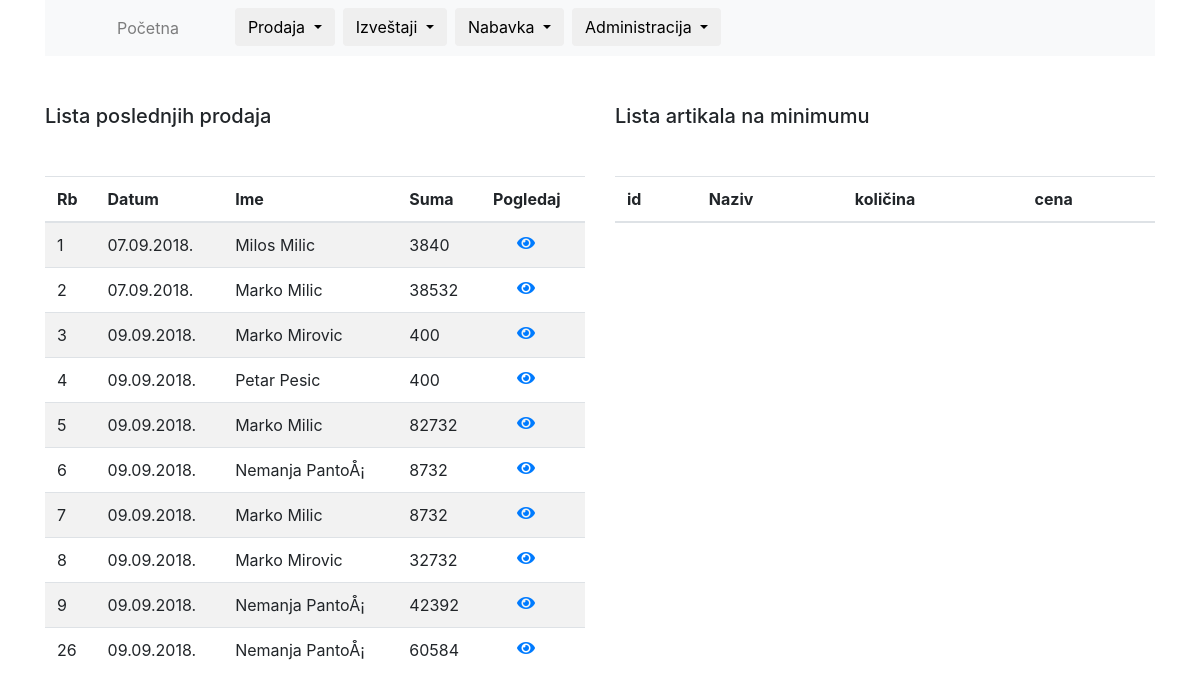
The page / (signed in) on the database its author committed.
### tables this page shows
CREATE TABLE `orders` (
  `id` int(11) NOT NULL,
  `order_date` date NOT NULL,
  `sum` int(8) NOT NULL,
  `client_id` int(6) NOT NULL,
  `for_payment` int(8) NOT NULL,
  `paid` tinyint(1) NOT NULL,
  `PDV_sum` int(11) NOT NULL,
  `method_of_payment` int(4) NOT NULL,
  `finished` tinyint(1) NOT NULL
);

CREATE TABLE `clients` (
  `id` int(11) NOT NULL,
  `name` varchar(25) NOT NULL,
  `surname` varchar(25) NOT NULL,
  `adress` varchar(50) NOT NULL,
  `city` varchar(25) NOT NULL,
  `phone` varchar(12) NOT NULL,
  `note` varchar(100) NOT NULL
);

### includes/functions.php (called while the page is built, shortened)
<?php
function getOrdersBox()
{
    global $conn;
    $sql = "SELECT orders.id, orders.order_date, clients.name, clients.surname, orders.sum, orders.client_id  FROM orders INNER JOIN clients ON orders.client_id = clients.id ORDER BY orders.id ";
    $statement = $conn->prepare($sql);
    $statement->execute();
    $statement->setFetchMode(PDO::FETCH_ASSOC);
    $orders = $statement->fetchAll();
    return $orders;
}

### home.php (the view, shortened to what this page needs)
<?php
$orders = getOrdersBox();
?>
<div class="row">
    <div class="col-6">
        <table class="table table-striped  mt-5">
            <thead>
            <h5 class="mt-5">Lista poslednjih prodaja</h5>
            <tr>
                <th>Rb</th>
                <th>Datum</th>
                <th>Ime</th>
                <th>Suma</th>
                <th>Pogledaj</th>
            </tr>
            </thead>
            <tbody>
            <?php foreach ($orders as $index => $order) : ?>
            <?php
            if ($index>9){
                break;
            }
                ?>
                <tr>
                    <td><?php echo $order["id"] ?></td>
                    <td><?php echo date("d.m.Y.", strtotime($order["order_date"])) ?></td>
                    <td><?php echo $order["name"] . " " . $order['surname'] ?></td>
                    <td><?php echo $order["sum"] ?></td>
                    <td><a href="/order/<?php echo $order['id'] ?>"><i class="fas fa-eye ml-4"></i></a></td>
                </tr>
            <?php endforeach; ?>
            </tbody>
        </table>
    </div>
    <div class="col-6">
        <table class="table table-striped  mt-5">
            <thead>
            <h5 class="mt-5">Lista artikala na minimumu</h5>
            <tr>
                <th>id</th>
                <th>Naziv</th>
                <th>količina</th>
                <th>cena</th>
            </tr>
            </thead>
        </table>
    </div>
</div>

### rows shown on the page
orders: id "1", order_date "07.09.2018.", client.name "Milos", client.surname "Milic", sum "3840"
orders: id "2", order_date "07.09.2018.", client.name "Marko", client.surname "Milic", sum "38532"
orders: id "3", order_date "09.09.2018.", client.name "Marko", client.surname "Mirovic", sum "400"
orders: id "4", order_date "09.09.2018.", client.name "Petar", client.surname "Pesic", sum "400"
orders: id "5", order_date "09.09.2018.", client.name "Marko", client.surname "Milic", sum "82732"
orders: id "6", order_date "09.09.2018.", client.name "Nemanja", client.surname "PantoÅ¡", sum "8732"
orders: id "7", order_date "09.09.2018.", client.name "Marko", client.surname "Milic", sum "8732"
orders: id "8", order_date "09.09.2018.", client.name "Marko", client.surname "Mirovic", sum "32732"
orders: id "9", order_date "09.09.2018.", client.name "Nemanja", client.surname "PantoÅ¡", sum "42392"
orders: id "26", order_date "09.09.2018.", client.name "Nemanja", client.surname "PantoÅ¡", sum "60584"
